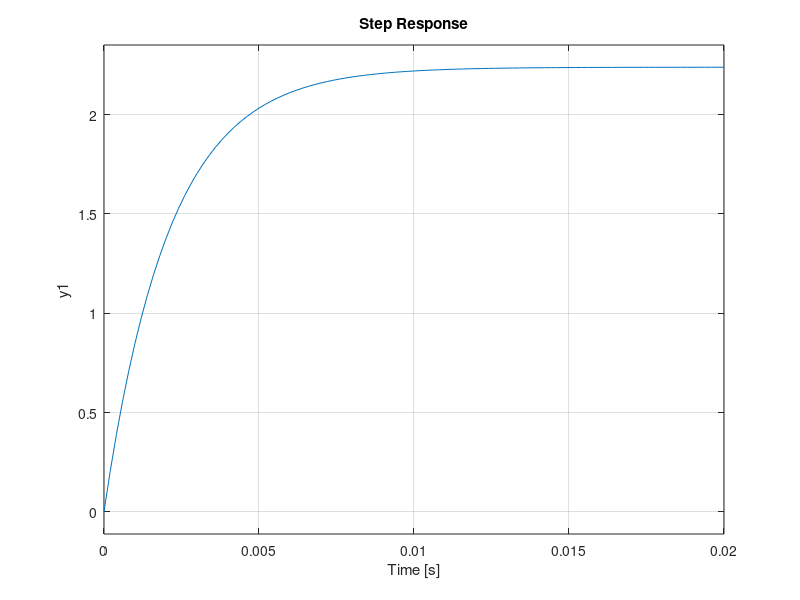

Write the MATLAB code that produced this figure. (Note: this script raises an error after producing the figure.)
load("1.mat");
load("1_b.mat")
Ts = (0:1e-6:11*100*2e-5)
T = (0:2e-5*100:11*100*2e-5);
%a = tf([aL],[aM])
%b = tf([bL],[bM])
step(tf([1068],[1 476.9]))
hold on;
step(b)
